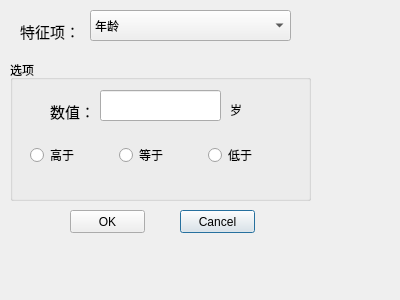
<?xml version="1.0" encoding="UTF-8"?>
<ui version="4.0">
 <class>SelectDialog</class>
 <widget class="QDialog" name="SelectDialog">
  <property name="geometry">
   <rect>
    <x>0</x>
    <y>0</y>
    <width>400</width>
    <height>300</height>
   </rect>
  </property>
  <property name="windowTitle">
   <string>Dialog</string>
  </property>
  <property name="styleSheet">
   <string notr="true">background-image: url(:/pictures/style-1.qss.png);</string>
  </property>
  <widget class="QComboBox" name="comboSpecialItem">
   <property name="geometry">
    <rect>
     <x>90</x>
     <y>10</y>
     <width>201</width>
     <height>31</height>
    </rect>
   </property>
   <property name="styleSheet">
    <string notr="true">background-image: url(:/pictures/style-2.qss.png);</string>
   </property>
   <item>
    <property name="text">
     <string>年龄</string>
    </property>
   </item>
   <item>
    <property name="text">
     <string>实发工资</string>
    </property>
   </item>
  </widget>
  <widget class="QLabel" name="label">
   <property name="geometry">
    <rect>
     <x>20</x>
     <y>20</y>
     <width>54</width>
     <height>21</height>
    </rect>
   </property>
   <property name="text">
    <string>&lt;html&gt;&lt;head/&gt;&lt;body&gt;&lt;p&gt;&lt;span style=&quot; font-size:11pt;&quot;&gt;特征项：&lt;/span&gt;&lt;/p&gt;&lt;/body&gt;&lt;/html&gt;</string>
   </property>
  </widget>
  <widget class="QPushButton" name="btnCancel">
   <property name="geometry">
    <rect>
     <x>180</x>
     <y>210</y>
     <width>75</width>
     <height>23</height>
    </rect>
   </property>
   <property name="text">
    <string>Cancel</string>
   </property>
  </widget>
  <widget class="QGroupBox" name="groupBox">
   <property name="geometry">
    <rect>
     <x>10</x>
     <y>60</y>
     <width>301</width>
     <height>141</height>
    </rect>
   </property>
   <property name="title">
    <string>选项</string>
   </property>
   <widget class="QWidget" name="horizontalLayoutWidget">
    <property name="geometry">
     <rect>
      <x>20</x>
      <y>70</y>
      <width>261</width>
      <height>51</height>
     </rect>
    </property>
    <layout class="QHBoxLayout" name="horizontalLayout">
     <item>
      <widget class="QRadioButton" name="radioGreater">
       <property name="text">
        <string>高于</string>
       </property>
      </widget>
     </item>
     <item>
      <widget class="QRadioButton" name="radioEqual">
       <property name="text">
        <string>等于</string>
       </property>
      </widget>
     </item>
     <item>
      <widget class="QRadioButton" name="radioLower">
       <property name="text">
        <string>低于</string>
       </property>
      </widget>
     </item>
    </layout>
   </widget>
   <widget class="QLineEdit" name="lineEditSelectedValue">
    <property name="geometry">
     <rect>
      <x>90</x>
      <y>30</y>
      <width>121</width>
      <height>31</height>
     </rect>
    </property>
   </widget>
   <widget class="QLabel" name="label_2">
    <property name="geometry">
     <rect>
      <x>40</x>
      <y>40</y>
      <width>54</width>
      <height>21</height>
     </rect>
    </property>
    <property name="text">
     <string>&lt;html&gt;&lt;head/&gt;&lt;body&gt;&lt;p&gt;&lt;span style=&quot; font-size:11pt;&quot;&gt;数值：&lt;/span&gt;&lt;/p&gt;&lt;/body&gt;&lt;/html&gt;</string>
    </property>
   </widget>
   <widget class="QLabel" name="label_unit">
    <property name="geometry">
     <rect>
      <x>220</x>
      <y>40</y>
      <width>54</width>
      <height>21</height>
     </rect>
    </property>
    <property name="text">
     <string>&lt;html&gt;&lt;head/&gt;&lt;body&gt;&lt;p&gt;岁&lt;/p&gt;&lt;/body&gt;&lt;/html&gt;</string>
    </property>
   </widget>
  </widget>
  <widget class="QPushButton" name="btnOK">
   <property name="geometry">
    <rect>
     <x>70</x>
     <y>210</y>
     <width>75</width>
     <height>23</height>
    </rect>
   </property>
   <property name="text">
    <string>OK</string>
   </property>
  </widget>
 </widget>
 <resources/>
 <connections/>
</ui>
